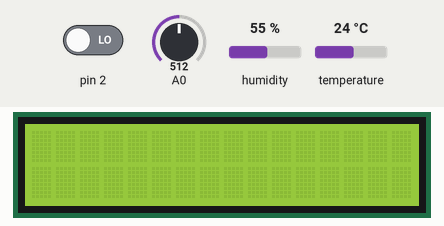
Bench run of a sketch on a simulated Arduino Uno, built with avr-gcc and run on an emulated ATmega328P. Shown: 16×2 character LCD. The inputs (shaded band) are chosen by the test bench; at power-on: pin 2 LOW, A0 = 512, humidity 55 %, temperature 24 °C. The local clock reads 2024-03-15 10:24:30 at power-on unless the sketch sets it; what the sketch prints to the serial monitor is not drawn.

Above: at 1.2 s.
1.3 s: pin 2 driven HIGH
At 2.6 s:
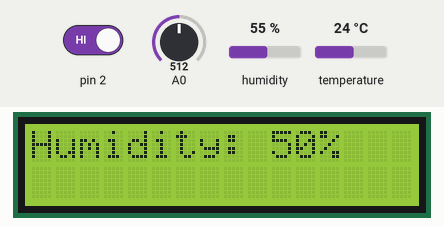
2.9 s: A0 set to 566
At 4.8 s:
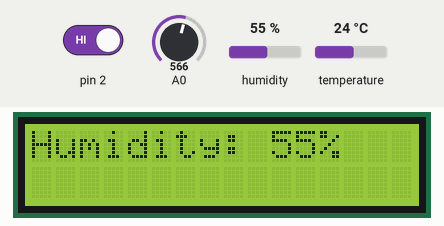
5.1 s: A0 set to 580
At 6.8 s:
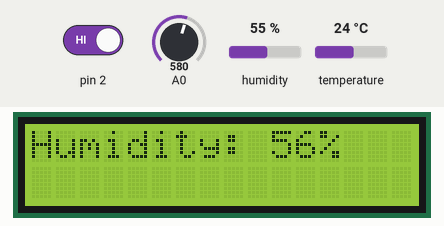
7.3 s: A0 set to 1023
At 10.2 s:
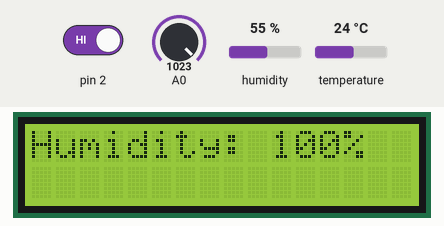
Timing chart, 0 to 11.3 s (numbered marks = the images above; inputs shaded):
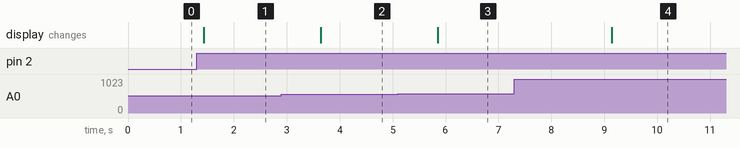

Measured:
- after the input at 1.3 s, the display: changes after 0.13 s (image 1)
- after the input at 2.9 s, the display: changes after 0.74 s (image 2)
- after the input at 5.1 s, the display: changes after 0.75 s (image 3)
- after the input at 7.3 s, the display: changes after 1.8 s (image 4)

The sketch:

Humidifier.ino
```cpp
//Garrett McSweeney
//Kevin Valadez Marquez

//CPE 301.1001

//This code controls a humidifier using a usier inputted humidity level as reference
// Circuit and documentation are posted on github


#include <DHT11.h> //DHT11 Humidity Sensor Library by Dhruba Saha
#include <RTClib.h> // RTC library by Adafruit
#include <LiquidCrystal.h>

#define RDA 0x80
#define TBE 0x20

//Registers for Serial Communication
volatile unsigned char *myUCSR0A = (unsigned char *)0x00C0;
volatile unsigned char *myUCSR0B = (unsigned char *)0x00C1;
volatile unsigned char *myUCSR0C = (unsigned char *)0x00C2;
volatile unsigned int  *myUBRR0  = (unsigned int *) 0x00C4;
volatile unsigned char *myUDR0   = (unsigned char *)0x00C6;

 //Registers for ADC
volatile unsigned char* my_ADMUX = (unsigned char*) 0x7C;
volatile unsigned char* my_ADCSRB = (unsigned char*) 0x7B;
volatile unsigned char* my_ADCSRA = (unsigned char*) 0x7A;
volatile unsigned int* my_ADC_DATA = (unsigned int*) 0x78;

//Registers for GPIO
volatile unsigned char* ddr_a = (unsigned char*) 0x21;
volatile unsigned char* port_a = (unsigned char*) 0x22;
volatile unsigned char* pin_a = (unsigned char*) 0x20;
volatile unsigned char *ddr_b = (unsigned char *) 0x24;
volatile unsigned char *port_b =    (unsigned char *) 0x25;
volatile unsigned char* ddr_e = (unsigned char*) 0x2D;
volatile unsigned char* port_e = (unsigned char*) 0x2E;
volatile unsigned char* pin_e = (unsigned char*) 0x2C;
volatile unsigned char* port_f = (unsigned char*) 0x31;


int state = 0; // Machine state
unsigned int uInput = 0; //User pot input
int code = 0; //Error Code
int errorInit = 0; //Toggle for error init
unsigned long PMillis = 0; //previous millis
int blinkCount = 0; // Counts blink for error state
bool ledState = 0; //Stores LED state for error

//DHT11 pin
DHT11 dht11(28);
RTC_DS3231 rtc;

//LCD pins
const int RS = 30, EN = 31, D4 = 35, D5 = 36, D6 = 37, D7 = 38;
LiquidCrystal lcd(RS, EN, D4, D5, D6, D7);


void setup() {

  U0init(9600); //Serial init

  rtc.begin(); //Start RTC

  adc_init(); //ADC init

  // set up the LCD's number of columns and rows:
  lcd.begin(16, 2);


  //power button interrupt
  *ddr_e |= 0b00010000;
  *port_e &= ~0b00010000;
  attachInterrupt(digitalPinToInterrupt(2), power, RISING);

  // Set Led to output
  *ddr_a |=  0b00111000;
  // Set humidifier to output
  *ddr_a |=  0b00000100;
  *port_a |= 0b00000100;
  // Set humidity sensor as input
  *ddr_a &= ~0b01000000;
  *port_a &= ~0b01000000;
  // Set reset button as input
  *ddr_a &= ~0b00000010;
  *port_a &= ~0b00000010;
  // Set off button as input
  *ddr_a &= ~0b00000001;
  *port_a &= ~0b00000001;

}


void loop() {

  //Off state
  if (state == 0){
    date();

    U0putchar('O');
    U0putchar('f');
    U0putchar('f');
    U0putchar(' ');
    U0putchar('S');
    U0putchar('t');
    U0putchar('a');
    U0putchar('t');
    U0putchar('e');
    U0putchar('\n');

    Off();
  }

  //Idle state
  if (state == 1){
    date();
    U0putchar('I');
    U0putchar('d');
    U0putchar('l');
    U0putchar('e');
    U0putchar(' ');
    U0putchar('S');
    U0putchar('t');
    U0putchar('a');
    U0putchar('t');
    U0putchar('e');
    U0putchar('\n');
    //Serial.println("Idle State");
    Idle();
  }

  //On state
  if (state == 2){
    date();
    U0putchar('O');
    U0putchar('n');
    U0putchar(' ');
    U0putchar('S');
    U0putchar('t');
    U0putchar('a');
    U0putchar('t');
    U0putchar('e');
    U0putchar('\n');
    //Serial.println("On State");
    On();
  }

  //Off state
  if (state == 3){
    date();
    U0putchar('E');
    U0putchar('r');
    U0putchar('r');
    U0putchar('o');
    U0putchar('r');
    U0putchar(' ');
    U0putchar('S');
    U0putchar('t');
    U0putchar('a');
    U0putchar('t');
    U0putchar('e');
    U0putchar('\n');
    //Serial.println("error");
    Error(code);
  }

  if(*pin_a & 0b00000001){state = 0;}

}

// Power interrupt function
void power(){
  if (state == 0){state = 1;}
  else{}

  }

// Displays User input
void User_Input(){

  uInput = adc_read(0);
  uInput = map(uInput, 0, 1023, 0, 100);

  unsigned char uInput1 = uInput / 10 + '0';
  unsigned char uInputT = uInput % 10 + '0';

  date();
  U0putchar('U');
  U0putchar('s');
  U0putchar('e');
  U0putchar('r');
  U0putchar(' ');
  U0putchar('I');
  U0putchar('n');
  U0putchar('p');
  U0putchar('u');
  U0putchar('t');
  U0putchar(':');
  U0putchar(' ');
  U0putchar(uInput1);
  U0putchar(uInputT);
  U0putchar('\n');
}

//Displays date and time
void date(){
  DateTime now = rtc.now();

  //Converting date and time to char
  unsigned char month1 = now.month() /10 + '0';
  unsigned char monthT = now.month() %10 + '0';
  unsigned char day1 = now.day() /10 + '0';
  unsigned char dayT = now.day() %10 + '0';
  unsigned char year1 = now.year() %10 + '0';
  unsigned char yearTh = (now.year() / 1000) % 10 +'0';
  unsigned char yearH = (now.year() / 100) % 10 + '0';
  unsigned char yearT = (now.year() / 10) % 10 + '0';
  unsigned char hour1 = now.hour() /10 + '0';
  unsigned char hourT = now.hour() %10 + '0';
  unsigned char min1 = now.minute() /10 + '0';
  unsigned char minT = now.minute() %10 + '0';
  unsigned char sec1 = now.second() /10 + '0';
  unsigned char secT = now.second() %10 + '0';

  //Display date and time
  U0putchar(month1);
  U0putchar(monthT);
  U0putchar('/');
  U0putchar(day1);
  U0putchar(dayT);
  U0putchar('/');
  U0putchar(yearTh);
  U0putchar(yearH);
  U0putchar(yearT);
  U0putchar(year1);
  U0putchar(' ');
  U0putchar(hour1);
  U0putchar(hourT);
  U0putchar(':');
  U0putchar(min1);
  U0putchar(minT);
  U0putchar(':');
  U0putchar(sec1);
  U0putchar(secT);
  U0putchar(' ');
  U0putchar('-');
  U0putchar('-');
  U0putchar(' ');

}

//Off State
void Off(){
  //Turn light to red
  *port_a |=  0b00001000;
  *port_a &= ~0b00110000;

  //Turn off humidifier
  *port_a |= 0b00000100;

}

//Idle State
void Idle(){
  //Turn light to blue
  *port_a |=  0b00100000;
  *port_a &= ~0b00011000;

  //Turn off humidifier
  *port_a |= 0b00000100;

  //Read and update user input
  User_Input();
  lcd.clear();
  lcd.setCursor(0, 0);
  lcd.print("Humidity: ");
  lcd.print(uInput);
  lcd.print("%");

  //Check humidity sensor and display
  unsigned char humid1 = dht11.readHumidity() /10 + '0';
  unsigned char humidT = dht11.readHumidity() %10 + '0';
  date();
  U0putchar('H');
  U0putchar('u');
  U0putchar('m');
  U0putchar('i');
  U0putchar('d');
  U0putchar('i');
  U0putchar('t');
  U0putchar('y');
  U0putchar(':');
  U0putchar(' ');
  U0putchar(humid1);
  U0putchar(humidT);
  U0putchar('%');
  U0putchar('\n');

  //Sees if Humidity is below desired level
  if (dht11.readHumidity() < (uInput)){
    state = 2;
  }

  //Error Checking
  if (dht11.readHumidity() >= 100){code = 1;state = 3;errorInit = 1;} // Error 1: Humidity Sensor not Functioning

}

// On state
void On(){
  //Turn light to green
  *port_a |=  0b00010000;
  *port_a &= ~0b00101000;

  //Turn on humidifier
  *port_a &= ~0b00000100;

  //Read and display humidity level
  unsigned char humid1 = dht11.readHumidity() /10 + '0';
  unsigned char humidT = dht11.readHumidity() %10 + '0';
  date();
  U0putchar('H');
  U0putchar('u');
  U0putchar('m');
  U0putchar('i');
  U0putchar('d');
  U0putchar('i');
  U0putchar('t');
  U0putchar('y');
  U0putchar(':');
  U0putchar(' ');
  U0putchar(humid1);
  U0putchar(humidT);
  U0putchar('%');
  U0putchar('\n');

  //Read and update user input
  User_Input();
  lcd.clear();
  lcd.setCursor(0, 0);
  lcd.print("Humidity: ");
  lcd.print(uInput);
  lcd.print("%");

  //Check humidity sensor
  if (dht11.readHumidity() > (uInput + 5)){
    state = 1;
  }

  //Error Checking
  if (dht11.readHumidity() >= 100){code = 1;state = 3;errorInit = 1;} // Error 1: Humidity Sensor not Functioning
}

// Error State
void Error(int code){
  //Turn light to blinking red
  if (errorInit == 1){
    PMillis = millis();
    ledState = LOW;
    errorInit = 0;

  }
  unsigned long CMillis = millis();
  if (CMillis - PMillis >= 350) {
    PMillis = CMillis; // Save the last time you blinked
    // Toggle the LED state
    if (ledState == LOW) {
        ledState = HIGH;
        *port_a |=  0b00001000;
        *port_a &= ~0b00110000;
    }
    else {
      ledState = LOW;
      *port_a &= ~0b00111000;
      blinkCount++; // Increment count only after a full ON/OFF cycle
    }


  }


  //Turn off humidifier
  *port_a |= 0b00000100;

  //Error code 01
  if (code == 1)
  {lcd.clear();
  lcd.print("E01");
  date();
  U0putchar('E');
  U0putchar('0');
  U0putchar('1');
  U0putchar(':');
  U0putchar(' ');
  U0putchar('H');
  U0putchar('u');
  U0putchar('m');
  U0putchar('i');
  U0putchar('d');
  U0putchar('i');
  U0putchar('t');
  U0putchar('y');
  U0putchar(' ');
  U0putchar('S');
  U0putchar('e');
  U0putchar('n');
  U0putchar('s');
  U0putchar('o');
  U0putchar('r');
  U0putchar(' ');
  U0putchar('n');
  U0putchar('o');
  U0putchar('t');
  U0putchar(' ');
  U0putchar('F');
  U0putchar('u');
  U0putchar('n');
  U0putchar('c');
  U0putchar('t');
  U0putchar('i');
  U0putchar('o');
  U0putchar('n');
  U0putchar('i');
  U0putchar('n');
  U0putchar('g');
  U0putchar('\n');
  }

 if (*pin_a & 0b00000010 ){state = 1;} //resets error state


}

// Serial init
void U0init(unsigned long U0baud)
{

 unsigned long FCPU = 16000000;
 unsigned int tbaud;
 tbaud = (FCPU / 16 / U0baud - 1);
 // Same as (FCPU / (16 * U0baud)) - 1;
 *myUCSR0A = 0x20;
 *myUCSR0B = 0b00001000;
 *myUCSR0C = 0x06;
 *myUBRR0  = tbaud;
}

// Serial Transmitt
void U0putchar(unsigned char U0pdata)
{

  while((*myUCSR0A & TBE) == 0);
  *myUDR0 = U0pdata;
}

//ADC init
void adc_init() {
    // Enable ADC
    *my_ADCSRA |= 0b10000000;

    // Disable Trigger & Interrupts
    *my_ADCSRA &= 0b11011111;
    *my_ADCSRA &= 0b11110111;

    // Set Prescaler to 128 (111) for stable readings at 16MHz
    *my_ADCSRA |= 0b00000111;

    // Setup ADCSRB: Clear MUX5 (Bit 3)
    *my_ADCSRB &= 0b11110111;

    // Setup ADMUX: AVCC Ref (01), Right Adjust (0)
    *my_ADMUX &= 0b01111111;
    *my_ADMUX |= 0b01000000;
    *my_ADMUX &= 0b11011111; // Right adjust
    *my_ADMUX &= 0b11100000; // Clear channel bits
}

// Read ADC data
unsigned int adc_read(unsigned char adc_channel_num) {
    // 1. Clear existing MUX bits (0-4 in ADMUX, 5 in ADCSRB)
    *my_ADMUX &= 0b11100000;
    *my_ADCSRB &= ~(1 << 3); // Clear MUX5

    // 2. Set channel (Assuming channel 0-7 for this logic)
    // If you wanted channel 0, doing nothing here is technically correct
    *my_ADMUX |= (adc_channel_num & 0x07);

    // If channel > 7, you would need to set MUX5 in ADCSRB
    if(adc_channel_num > 7) {
        *my_ADCSRB |= (1 << 3);
    }

    // 3. Start Conversion
    *my_ADCSRA |= 0x40;

    // 4. Wait for ADSC bit to clear
    while((*my_ADCSRA & 0x40));

    // 5. Return 10-bit result (Must read ADCL then ADCH)
    return (*(volatile unsigned int*)0x78);
}
```
